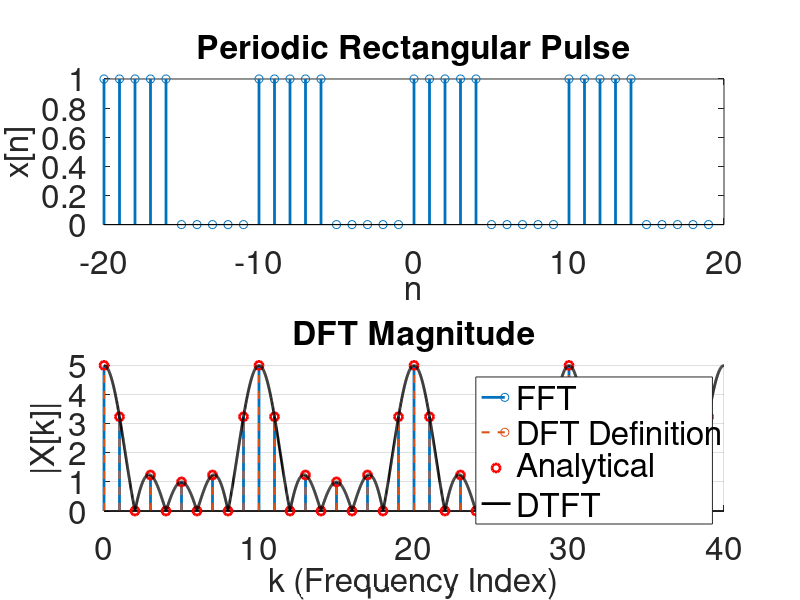

This figure's MATLAB source:
% Lecture 19, Oct 21, Chapter 7, Discrete Fourier Series and Transforms
close all; clear;

N = 10; % period of discrete time signal

% plot options
one_period = false;
zero_centered = false;
plot_DTFT = true;

% Display four periods in time domain
n_vec = -2*N:2*N-1;
x = double(mod(n_vec,N) < N/2); %square pulse with duty cycle of 50%

% Extract one period for Fourier calculations
n = 0:N-1;
x_period = double(n < N/2);

% Centered frequency indices
if one_period
    if zero_centered
        k_vec = -N/2:N/2-1;
    else
        k_vec = 0:(N-1);
    end
else
    if zero_centered
        k_vec = -N*2:(2*N-1);
    else
        k_vec = 0:(4*N-1);
    end
end

% FFT of one period
if one_period
    if zero_centered
    gft = fftshift(fft(x_period));
    else
        gft = fft(x_period);
    end
else
    X_fft = fft(x_period);
    gft = X_fft(mod(k_vec,N)+1);
end

% DFT from definition
gft2 = zeros(1,length(k_vec));

% Analytical DFT after simplification in class
X_analytical = zeros(1,length(k_vec));

for ii = 1:length(k_vec)

    k = k_vec(ii);

    % Analytical expression
    if mod(k,N) == 0
        X_analytical(ii) = N/2;
    else
        % Use the scaled Dirichlet function found in class
        X_analytical(ii) = exp(-1i*pi*k*(N/2-1)/N)*...
            sin(pi*k*(N/2)/N)/sin(pi*k/N);
    end

    % DFS/DFT from complex exponential definition
    for ni = 1:N
        gft2(ii) = gft2(ii) + ...
            x_period(ni)*exp(-1i*2*pi*n(ni)*k/N);
    end

end

if plot_DTFT
k_fine = linspace(0,4*N,4000);
omega = 2*pi*k_fine/N;

X_dtft = zeros(size(omega));

for ni = 1:N
    X_dtft = X_dtft + ...
        x_period(ni)*exp(-1i*omega*n(ni));
end
if zero_centered
    X_dtft = fftshift(X_dtft);
    k_fine = linspace(-2*N,2*N,4000);
end
end

% Plot results
figure(1);
subplot(2,1,1)
stem(n_vec,x,'LineWidth',2);
xlabel('n');
ylabel('x[n]');
title('Periodic Rectangular Pulse');
set(findall(gcf,'-property','FontSize'),'FontSize',24)
subplot(2,1,2)
hold on;
stem(k_vec,abs(gft),'LineWidth',2);
stem(k_vec,abs(gft2),'--','LineWidth',1.5);
plot(k_vec,abs(X_analytical),'ro','LineWidth',2);
if plot_DTFT
plot(k_fine,abs(X_dtft),'k-','LineWidth',2);
end
legend('FFT','DFT Definition','Analytical','DTFT');
xlabel('k (Frequency Index)');
ylabel('|X[k]|');
title('DFT Magnitude');
grid on
set(findall(gcf,'-property','FontSize'),'FontSize',24)
